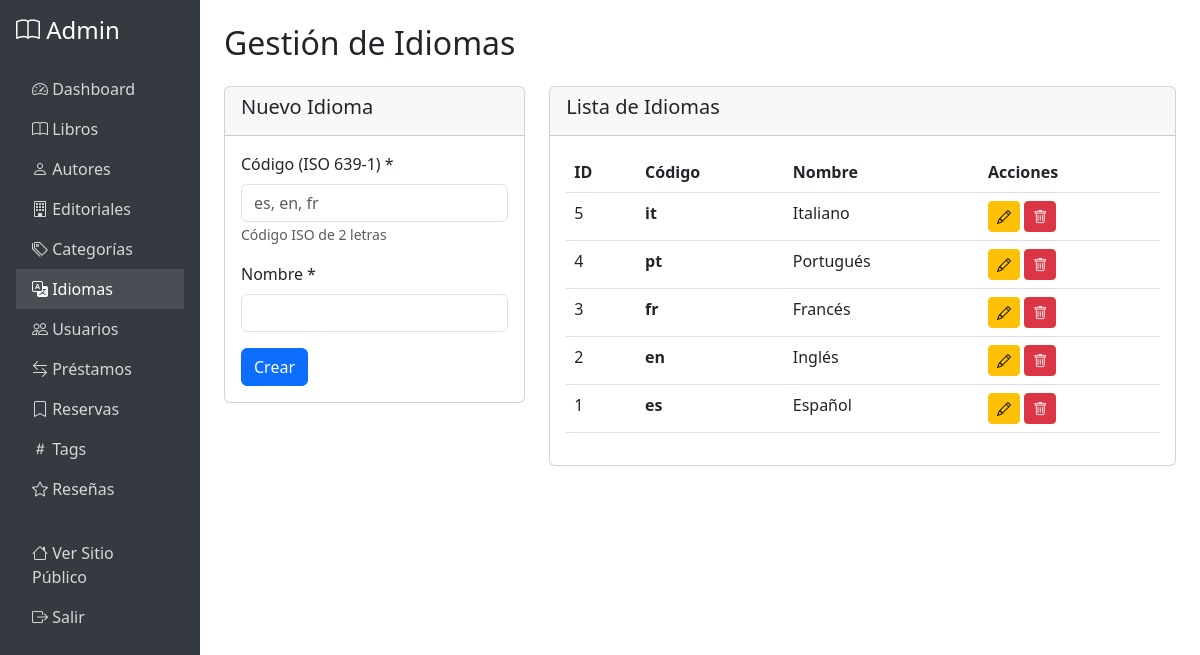
Page /admin/idiomas.php (signed in) on the committed database.
### tables this page shows
CREATE TABLE IF NOT EXISTS idiomas (
    id INT PRIMARY KEY AUTO_INCREMENT,
    codigo VARCHAR(10) NOT NULL UNIQUE,
    nombre VARCHAR(100) NOT NULL,
    created_at TIMESTAMP DEFAULT CURRENT_TIMESTAMP
);

### config/database.php (called while the page is built, shortened)
<?php
class Database {
    private static $instance = null;
    private $connection;
    private $host = 'localhost';
    private $dbname = 'biblio';
    private $username = 'root';
    private $password = 'root';
    private $charset = 'utf8mb4';
    private function __construct() {
        try {
            $dsn = "mysql:host={$this->host};dbname={$this->dbname};charset={$this->charset}";
            $options = [
                PDO::ATTR_ERRMODE => PDO::ERRMODE_EXCEPTION,
                PDO::ATTR_DEFAULT_FETCH_MODE => PDO::FETCH_ASSOC,
                PDO::ATTR_EMULATE_PREPARES => false,
            ];
            $this->connection = new PDO($dsn, $this->username, $this->password, $options);
            $this->connection->exec("SET NAMES 'utf8mb4' COLLATE 'utf8mb4_unicode_ci'");
            $this->connection->exec("SET CHARACTER SET utf8mb4");
        } catch (PDOException $e) {
            die("Error de conexión: " . $e->getMessage());
        }
    }
    public static function getInstance() {
        if (self::$instance === null) {
            self::$instance = new self();
        }
        return self::$instance;
    }
    public function getConnection() {
        return $this->connection;
    }
}

### models/Model.php (called while the page is built, shortened)
<?php
require_once __DIR__ . '/../config/database.php';
class Model {
    protected $db;
    protected $table;
    public function __construct($table) {
        $this->db = Database::getInstance()->getConnection();
        $this->table = $table;
    }
    protected function hasDeletedAtColumn() {
        try {
            $stmt = $this->db->query("SHOW COLUMNS FROM {$this->table} LIKE 'deleted_at'");
            $this->hasDeletedAt = $stmt->rowCount() > 0;
            return $this->hasDeletedAt;
        } catch (Exception $e) {
            $this->hasDeletedAt = false;
            return false;
        }
    }
    public function getAll() {
        $whereClause = $this->hasDeletedAtColumn() ? "WHERE deleted_at IS NULL" : "";
        $stmt = $this->db->query("SELECT * FROM {$this->table} {$whereClause} ORDER BY id DESC");
        return $stmt->fetchAll();
    }
}

### admin/idiomas.php (the view, shortened to what this page needs)
<?php
require_once '../config/database.php';
require_once '../models/Model.php';
$model = new Model('idiomas');
$idiomas = $model->getAll();
$editing = null;
?>
<!DOCTYPE html>
<html lang="es">
<head>
    <link href="https://cdn.jsdelivr.net/npm/bootstrap@5.3.0/dist/css/bootstrap.min.css" rel="stylesheet">
    <link rel="stylesheet" href="https://cdn.jsdelivr.net/npm/bootstrap-icons@1.11.0/font/bootstrap-icons.css">
</head>
<body>
    <?php include 'includes/header.php'; ?>
    <main class="col-md-9 col-lg-10 ms-sm-auto px-md-4 py-4">
        <h1 class="h2 mb-4">Gestión de Idiomas</h1>
        <div class="row">
            <div class="col-md-4">
                <div class="card">
                    <div class="card-header">
                        <h5><?php echo $editing ? 'Editar' : 'Nuevo'; ?> Idioma</h5>
                    </div>
                    <div class="card-body">
                        <form method="POST">
                            <div class="mb-3">
                                <label class="form-label">Código (ISO 639-1) *</label>
                                <input type="text" class="form-control" name="codigo" value="<?php echo $editing ? htmlspecialchars($editing['codigo']) : ''; ?>" required maxlength="10" placeholder="es, en, fr">
                                <small class="form-text text-muted">Código ISO de 2 letras</small>
                            </div>
                            <div class="mb-3">
                                <label class="form-label">Nombre *</label>
                                <input type="text" class="form-control" name="nombre" value="<?php echo $editing ? htmlspecialchars($editing['nombre']) : ''; ?>" required>
                            </div>
                            <button type="submit" name="<?php echo $editing ? 'update' : 'create'; ?>" class="btn btn-primary">
                                <?php echo $editing ? 'Actualizar' : 'Crear'; ?>
                            </button>
                        </form>
                    </div>
                </div>
            </div>
            <div class="col-md-8">
                <div class="card">
                    <div class="card-header">
                        <h5>Lista de Idiomas</h5>
                    </div>
                    <div class="card-body">
                        <div class="table-responsive">
                            <table class="table table-hover">
                                <thead>
                                    <tr>
                                        <th>ID</th>
                                        <th>Código</th>
                                        <th>Nombre</th>
                                        <th>Acciones</th>
                                    </tr>
                                </thead>
                                <tbody>
                                    <?php foreach ($idiomas as $idioma): ?>
                                        <tr>
                                            <td><?php echo $idioma['id']; ?></td>
                                            <td><strong><?php echo htmlspecialchars($idioma['codigo']); ?></strong></td>
                                            <td><?php echo htmlspecialchars($idioma['nombre']); ?></td>
                                            <td>
                                                <a href="?edit=<?php echo $idioma['id']; ?>" class="btn btn-sm btn-warning">
                                                    <i class="bi bi-pencil"></i>
                                                </a>
                                                <form method="POST" style="display:inline;" onsubmit="return confirm('¿Eliminar este idioma?');">
                                                    <button type="submit" name="delete" class="btn btn-sm btn-danger">
                                                        <i class="bi bi-trash"></i>
                                                    </button>
                                                </form>
                                            </td>
                                        </tr>
                                    <?php endforeach; ?>
                                </tbody>
                            </table>
                        </div>
                    </div>
                </div>
            </div>
        </div>
    </main>
    <?php include 'includes/footer.php'; ?>
</body>
</html>

### rows in the picture
idiomas: id "5", codigo "it", nombre "Italiano"
idiomas: id "4", codigo "pt", nombre "Portugués"
idiomas: id "3", codigo "fr", nombre "Francés"
idiomas: id "2", codigo "en", nombre "Inglés"
idiomas: id "1", codigo "es", nombre "Español"
